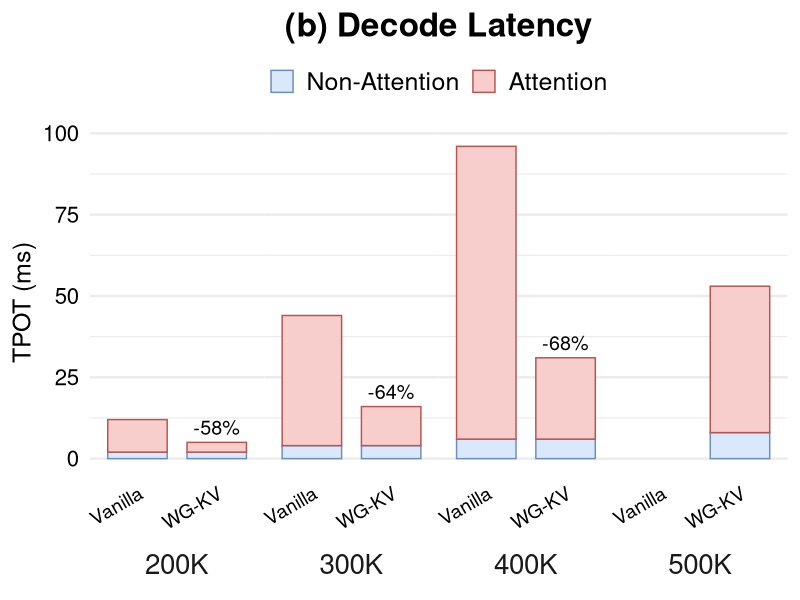

Write R code to recreate this figure.
library(tidyverse)

data <- read_csv("data/perf_2.csv") %>%
  mutate(
    tokens = fct_inorder(tokens),
    method = fct_inorder(method),
    component = fct_inorder(component)
  ) %>%
  group_by(tokens, method) %>%
  mutate(total_latency = sum(latency)) %>%
  ungroup()

reduction_labels <- data %>%
  distinct(tokens, method, total_latency) %>%
  group_by(tokens) %>%
  mutate(
    vanilla_latency = total_latency[method == "Vanilla"],
    reduction = (total_latency - vanilla_latency) / vanilla_latency,
    label = if_else(
      method == "WG-KV",
      scales::label_percent(accuracy = 1)(reduction),
      ""
    )
  ) %>%
  ungroup()

fig <- ggplot(data, aes(x = method, y = latency, fill = component, colour = component)) +
  geom_col(width = 0.75, position = position_stack(reverse = TRUE)) +
  geom_text(
    data = reduction_labels,
    aes(x = method, y = total_latency, label = label),
    vjust = -0.5,
    size = 5,
    inherit.aes = FALSE
  ) +
  facet_grid(. ~ tokens, switch = "x") +
  scale_fill_manual(
    values = c("Non-Attention" = "#DAE8FC", "Attention" = "#F8CECC"),
  ) +
  scale_colour_manual(
    values = c("Non-Attention" = "#6C8EBF", "Attention" = "#B85450"),
  ) +
  labs(
    title = "(b) Decode Latency",
    x = NULL,
    y = "TPOT (ms)",
  ) +
  theme_minimal(base_size = 18) +
  theme(
    plot.title = element_text(size = 24, hjust = 0.5, face = "bold"),
    legend.position = "top",
    legend.title = element_blank(),
    legend.text = element_text(size = 18),
    axis.text.x = element_text(size = 14, colour = "black", angle = 30, hjust = 1),
    axis.text.y = element_text(size = 16, colour = "black"),
    strip.text.x = element_text(size = 20),
    strip.placement = "outside",
    panel.spacing = unit(0, "cm"),
    panel.grid.major.x = element_blank(),
    panel.grid.minor.x = element_blank(),
  )

ggsave("perf_2.pdf", fig, width = 5.0, height = 4.0, units = "in")
